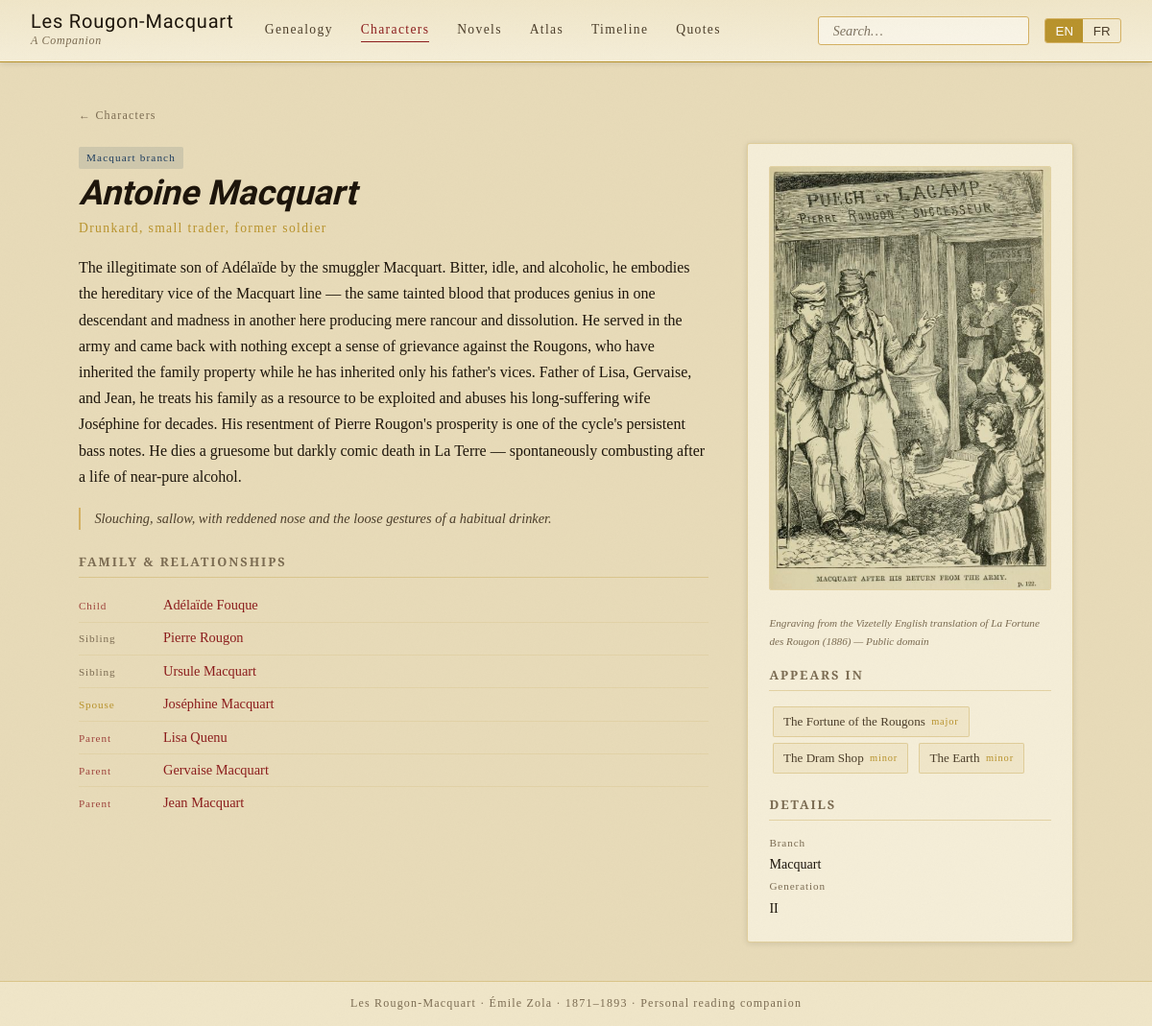
Page /characters/antoine-macquart on the committed database.
### app/models.py (models this page shows, shortened)
class Character(Base):
    __tablename__ = "characters"
    id                  = Column(Integer, primary_key=True)
    slug                = Column(String(80), unique=True, nullable=False)
    name                = Column(String(120), nullable=False)
    birth_name          = Column(String(120))               # if different
    occupation          = Column(String(120))
    branch              = Column(String(20))                # rougon | macquart | mouret | other
    generation          = Column(Integer)                   # 0=founders, 1,2,3...
    description_en      = Column(Text)
    description_fr      = Column(Text)
    physical_en         = Column(Text)
    physical_fr         = Column(Text)
    image_url           = Column(String(255))               # Wikimedia or local
    image_credit        = Column(String(255))
    tree_x              = Column(Float)
    tree_y              = Column(Float)
    featured_on_landing = Column(Boolean, default=False)    # shown on landing page tree
    appearances  = relationship("CharacterAppearance", backref="character", cascade="all, delete-orphan")
    quotes       = relationship("Quote", backref="character")
    events       = relationship("EventCharacter", backref="character")
    relations_as_a = relationship("CharacterRelation",
                                  foreign_keys="CharacterRelation.character_a_id",
                                  backref="character_a", cascade="all, delete-orphan")

class CharacterRelation(Base):
    __tablename__ = "character_relations"
    id             = Column(Integer, primary_key=True)
    character_a_id = Column(Integer, ForeignKey("characters.id"), nullable=False)
    character_b_id = Column(Integer, ForeignKey("characters.id"), nullable=False)
    relation_type  = Column(String(40), nullable=False)
    description    = Column(Text)
    __table_args__ = (UniqueConstraint("character_a_id", "character_b_id", "relation_type"),)

class CharacterAppearance(Base):
    __tablename__ = "character_appearances"
    id             = Column(Integer, primary_key=True)
    character_id   = Column(Integer, ForeignKey("characters.id"), nullable=False)
    novel_id       = Column(Integer, ForeignKey("novels.id"), nullable=False)
    role           = Column(String(20), default="major")   # major | minor | mentioned
    spoiler_level  = Column(Integer, default=0)            # 0 = safe, 1 = mild, 2 = heavy
    __table_args__ = (UniqueConstraint("character_id", "novel_id"),)

class Novel(Base):
    __tablename__ = "novels"
    id           = Column(Integer, primary_key=True)
    number       = Column(Integer, nullable=False)          # 1–20 in series order
    slug         = Column(String(80), unique=True, nullable=False)
    title_fr     = Column(String(120), nullable=False)
    title_en     = Column(String(120), nullable=False)
    year         = Column(Integer)
    summary_en   = Column(Text)
    summary_fr   = Column(Text)
    themes       = Column(Text)                             # comma-separated
    setting      = Column(String(120))                      # primary location
    appearances  = relationship("CharacterAppearance", backref="novel", cascade="all, delete-orphan")
    events       = relationship("Event", backref="novel")

### app/routers/characters.py (the view)
@router.get("/{slug}", response_class=HTMLResponse)
async def character_detail(slug: str, request: Request, db: Session = Depends(get_db)):
    character = db.query(Character).filter(Character.slug == slug).first()
    if not character:
        raise HTTPException(status_code=404, detail="Character not found")
    relations_a = (
        db.query(CharacterRelation)
        .filter(CharacterRelation.character_a_id == character.id)
        .all()
    )
    related_chars = []
    for rel in relations_a:
        other = db.query(Character).filter(Character.id == rel.character_b_id).first()
        if other:
            related_chars.append({
                "character": other,
                "relation_type": rel.relation_type,
                "description": rel.description,
            })
    appearances = (
        db.query(CharacterAppearance)
        .filter(CharacterAppearance.character_id == character.id)
        .join(Novel)
        .order_by(Novel.number)
        .all()
    )
    return templates.TemplateResponse(
        request, "characters/detail.html",
        {
            "character": character,
            "relations": related_chars,
            "appearances": appearances,
        }
    )

### app/templates/characters/detail.html (shortened to what this page needs)
{% extends "base.html" %}
{% block content %}
<div class="page-container animate-in">
  <div style="margin-bottom:1rem;">
    <a href="/characters" style="font-family:var(--font-sc);font-size:0.75rem;letter-spacing:.1em;color:var(--ink-light);">
      ← Characters
    </a>
  </div>
  <div class="character-layout">
    <div class="character-main">
      <span class="branch-badge {{ character.branch or 'other' }}">
        {{ character.branch | capitalize if character.branch else 'Other' }} branch
      </span>
      <h1 class="character-name">{{ character.name }}</h1>
      <p class="character-occupation">{{ character.occupation or '' }}</p>
      <div class="character-description">
        <span class="lang-text-en">{{ character.description_en or '' }}</span>
      </div>
      {% if character.physical_en %}
      <div class="character-physical">
        <span class="lang-text-en">{{ character.physical_en }}</span>
      </div>
      {% endif %}
      {% if relations %}
      <h2 class="section-heading" data-en="Family & Relationships" data-fr="Famille et relations">
      </h2>
      <ul class="relation-list">
        {% for rel in relations %}
        <li class="relation-item">
          <span class="relation-type relation-{{ rel.relation_type }}">
            {%- if rel.relation_type == 'parent' -%}Parent
            {%- elif rel.relation_type == 'child' -%}Child
            {%- elif rel.relation_type == 'sibling' -%}Sibling
            {%- elif rel.relation_type == 'spouse' -%}Spouse
            {%- elif rel.relation_type == 'union' -%}Partner
            {%- elif rel.relation_type == 'lover' -%}Lover
            {%- elif rel.relation_type == 'grandchild' -%}Grandchild
            {%- elif rel.relation_type == 'grandparent' -%}Grandparent
            {%- elif rel.relation_type == 'sibling-in-law' -%}In-law
            {%- else -%}{{ rel.relation_type | capitalize }}
            {%- endif -%}
          </span>
          <a href="/characters/{{ rel.character.slug }}">{{ rel.character.name }}</a>
        </li>
        {% endfor %}
      </ul>
      {% endif %}
    </div>
    <div class="character-sidebar">
      {% if character.image_url %}
      <img src="{{ character.image_url }}" alt="{{ character.name }}"
           style="width:100%;border-radius:2px;margin-bottom:1rem;border:1px solid rgba(184,146,42,.3);">
      {% if character.image_credit %}
      <p style="font-size:0.7rem;font-style:italic;color:var(--ink-light);margin-bottom:1rem;">{{ character.image_credit }}</p>
      {% endif %}
      {% endif %}
      {% if appearances %}
      <h2 class="section-heading" data-en="Appears In" data-fr="Apparaît dans">Appears In</h2>
      <div style="margin-bottom:1.2rem;">
        {% for app in appearances %}
        <a href="/novels/{{ app.novel.slug }}" class="novel-pill">
          <span class="lang-text-en">{{ app.novel.title_en }}</span>
          <span class="pill-role">{{ app.role }}</span>
        </a>
        {% endfor %}
      </div>
      {% endif %}
      <h2 class="section-heading" data-en="Details" data-fr="Détails">Details</h2>
      <dl style="font-size:0.88rem;line-height:1.8;">
        <dt style="font-family:var(--font-sc);font-size:0.7rem;letter-spacing:.08em;color:var(--ink-light);"
            data-en="Branch" data-fr="Branche">Branch</dt>
        <dd>{{ character.branch | capitalize if character.branch else '—' }}</dd>
        <dt style="font-family:var(--font-sc);font-size:0.7rem;letter-spacing:.08em;color:var(--ink-light);"
            data-en="Generation" data-fr="Génération">Generation</dt>
        <dd>{{ 'I' if character.generation == 0 else ('II' if character.generation == 1 else ('III' if character.generation == 2 else 'IV')) }}</dd>
      </dl>
    </div>
  </div>
</div>
{% endblock %}

### app/static/css/main.css (style rules this page uses)
:root { --parchment: #f5eed8; --parchment-dark: #e8dbb8; --parchment-mid: #f0e6c8; --ink: #1a1208; --ink-faded: #4a3c28; --ink-light: #7a6a50; --rougon: #8B1a1a; --rougon-light: #c45a3a; --macquart: #1a3a5c; --macquart-light: #3a6a9c; --mouret: #2a5a2a; --mouret-light: #4a8a4a; --gold: #b8922a; --gold-light: #d4b060; --gold-pale: #f0dfa0; --shadow-sm: 0 1px 6px rgba(26,18,8,0.12); --shadow-md: 0 3px 14px rgba(26,18,8,0.18); --shadow-lg: 0 6px 28px rgba(26,18,8,0.25); --radius: 3px; --transition: 0.2s ease; --font-display: 'IM Fell English', Georgia, serif; --font-display-sc: 'IM Fell English SC', Georgia, serif; --font-body: 'Cormorant Garamond', Georgia, serif; --font-sc: 'Cormorant SC', Georgia, serif; --font-mono: 'Courier New', monospace; }
*, *::before, *::after { box-sizing: border-box; margin: 0; padding: 0; }
html { scroll-behavior: smooth; }
body { background-color: var(--parchment-dark); color: var(--ink); font-family: var(--font-body); font-size: 17px; line-height: 1.65; min-height: 100vh; display: flex; flex-direction: column; }
a { color: var(--rougon); text-decoration: none; transition: color var(--transition); }
.page-container { max-width: 1100px; margin: 0 auto; padding: 2.5rem 2rem; }
.branch-badge { display: inline-block; font-family: var(--font-sc); font-size: 0.7rem; letter-spacing: 0.1em; padding: 0.15rem 0.5rem; border-radius: 2px; margin-bottom: 0.4rem; }
.branch-badge.macquart { background: rgba(26,58,92,0.12); color: var(--macquart); }
.character-layout { display: grid; grid-template-columns: 1fr 340px; gap: 2.5rem; align-items: start; }
.character-sidebar { background: var(--parchment); border: 1px solid rgba(184,146,42,0.35); border-radius: var(--radius); padding: 1.4rem; box-shadow: var(--shadow-sm); }
.character-name { font-family: var(--font-display); font-style: italic; font-size: clamp(1.8rem, 3vw, 2.6rem); line-height: 1.1; margin-bottom: 0.3rem; }
.character-occupation { font-family: var(--font-sc); font-size: 0.85rem; letter-spacing: 0.1em; color: var(--gold); margin-bottom: 1rem; }
.character-description { font-size: 1rem; line-height: 1.7; margin-bottom: 1.2rem; }
.character-physical { font-size: 0.9rem; font-style: italic; color: var(--ink-faded); line-height: 1.6; border-left: 2px solid var(--gold-light); padding-left: 0.9rem; margin-bottom: 1.4rem; }
.section-heading { font-family: var(--font-sc); font-size: 0.8rem; letter-spacing: 0.15em; color: var(--ink-light); text-transform: uppercase; margin-bottom: 0.8rem; padding-bottom: 0.3rem; border-bottom: 1px solid rgba(184,146,42,0.3); }
.relation-list { list-style: none; }
.relation-item { display: flex; align-items: baseline; gap: 0.5rem; padding: 0.3rem 0; border-bottom: 1px solid rgba(184,146,42,0.12); font-size: 0.9rem; }
.relation-item:last-child { border-bottom: none; }
.relation-type { font-family: var(--font-sc); font-size: 0.7rem; letter-spacing: 0.08em; color: var(--ink-light); flex-shrink: 0; width: 80px; }
.relation-spouse, .relation-union, .relation-lover { color: var(--gold); }
.relation-parent, .relation-child, .relation-grandparent, .relation-grandchild { color: var(--rougon); opacity: 0.8; }
.novel-pill { display: inline-flex; align-items: center; gap: 0.4rem; background: var(--parchment-mid); border: 1px solid rgba(184,146,42,0.3); border-radius: 2px; padding: 0.25rem 0.65rem; margin: 0.2rem; font-size: 0.82rem; transition: background var(--transition); text-decoration: none; color: var(--ink-faded); }
.novel-pill .pill-role { font-family: var(--font-sc); font-size: 0.65rem; letter-spacing: 0.08em; color: var(--gold); }
.animate-in { animation: fadeUp 0.45s ease both; }

### rows in the picture
Character: branch "Macquart", name "Antoine Macquart", occupation "Drunkard, small trader, former soldier", description_en "The illegitimate son of Adélaïde by the smuggler Macquart. Bitter, idle, and alcoholic, he embodies the hereditary vice of the Macquart line — the same tainted blood that produces genius in one descendant and madness in another here producing mere rancour and dissolution. He served in the army and came back with nothing except a sense of grievance against the Rougons, who have inherited the family property while he has inherited only his father's vices. Father of Lisa, Gervaise, and Jean, he treats his family as a resource to be exploited and abuses his long-suffering wife Joséphine for decades. His resentment of Pierre Rougon's prosperity is one of the cycle's persistent bass notes. He…", physical_en "Slouching, sallow, with reddened nose and the loose gestures of a habitual drinker.", image_url (picture), image_credit "Engraving from the Vizetelly English translation of La Fortune des Rougon (1886) — Public domain", generation "II"
CharacterRelation: relation_type "Child", character.name "Adélaïde Fouque"
CharacterRelation: relation_type "Sibling", character.name "Pierre Rougon"
CharacterRelation: relation_type "Sibling", character.name "Ursule Macquart"
CharacterRelation: relation_type "Spouse", character.name "Joséphine Macquart"
CharacterRelation: relation_type "Parent", character.name "Lisa Quenu"
CharacterRelation: relation_type "Parent", character.name "Gervaise Macquart"
CharacterRelation: relation_type "Parent", character.name "Jean Macquart"
CharacterAppearance: novel.title_en "The Fortune of the Rougons", role "major"
CharacterAppearance: novel.title_en "The Dram Shop", role "minor"
CharacterAppearance: novel.title_en "The Earth", role "minor"
